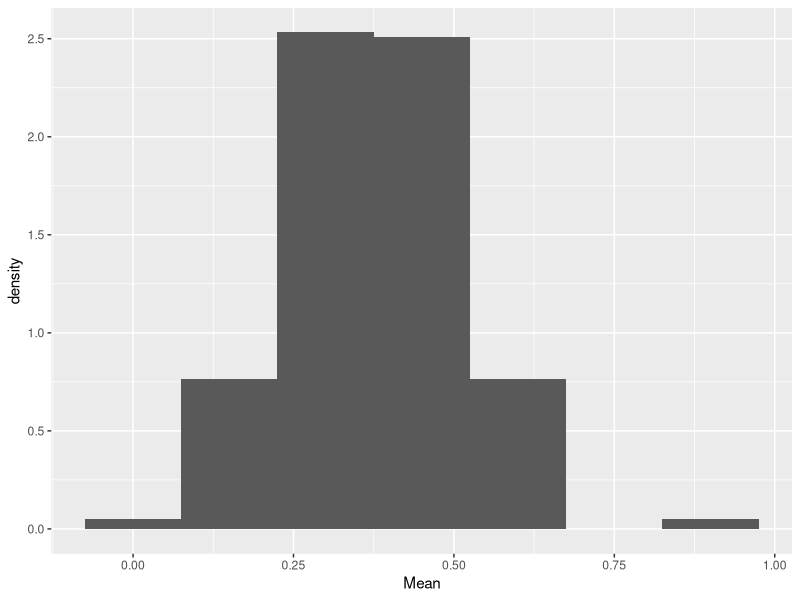
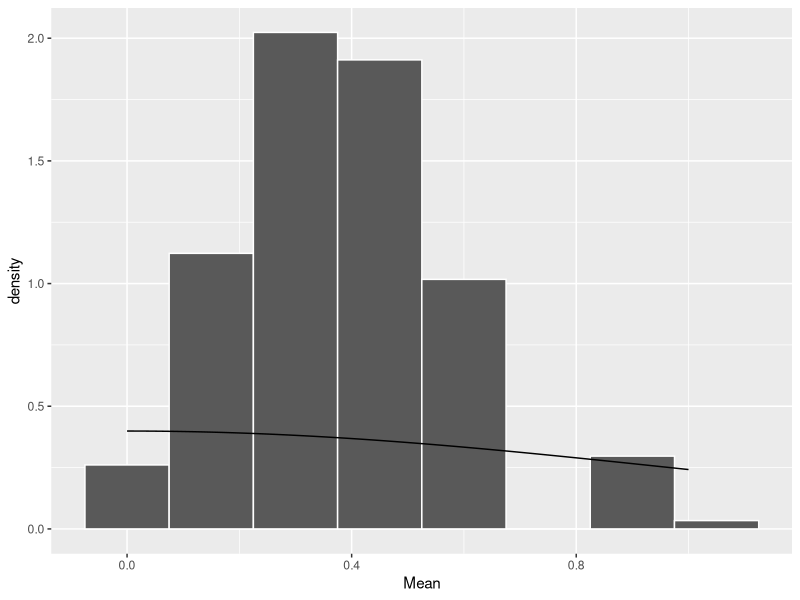

Source code (R) for these figures, in order:
################################################################################

# Stat 240 - Non-parametric Statistics
# Homework 1
# Due: 02/20/15

# Rebecca Barter
# Andrew Do
# Kellie Ottobonni

################################################################################

# Libraries and seed
library(dplyr,warn.conflicts = FALSE, quietly=TRUE)
library(ggplot2)
library(xtable)
set.seed(1337)

################################################################################

# Functions

SampleFromBox <- function(x, size, replace= TRUE, prob = NULL, iter = 1) {
  # Samples tickets from the box.  In the case of one ticket, overrides R's
  # default of sampling from 1:x
  # Arguments:
  #   x - a vector supplying elements from which to choose.  "Tickets in box"
  #   size - positive number, size of sample to draw
  #   replace - boolean that toggles replacement
  #   prob - vector of probability weights or ticket counts
  #   iter - number of trials to perform
  # Returns:
  #   A vector of length iter with the means of samples of size elements 
  #   drawn from x
  if (length(x) <= 1) {
    return(rep(x, iter))
  } else {
    return(vapply(1:iter, function(n){
      mean(sample(x, size, replace = replace, prob = prob))
    }, FUN.VALUE = 1))
  }
}

StandardError <- function(x, n, replace = TRUE) {
  # Computes the standard error
  # Arguments:
  #   x - a vector of ticket values from the box model
  #   n - sample size
  # Returns
  #   standard error of the sample mean in the box model
  N <- length(x) # Number of tickets in box
  if (replace) {
    se <- sqrt((N-1)/N/n) * sd(x)
  } else {
    # Finite population correction
    se <- sqrt((N-n)/N/n) * sd(x)
  }
  return(se)
}

ExactProb <- function(z.values, mean, se, cdf, sample.size, lower.tail = FALSE, ...) {
  # Computes the exact probability of P(Xbar > z_i) for z_1, ..., z_max
  # Arguments:
  #   z.values - vector of z's to consider
  #   mean - expected value of Xbar
  #   se - standard error of xbar
  #   cdf - distribution function to use (e.g. pbinom, phyper)
  #   sample.size - size of samples
  #   lower.tail - logical value.  If TRUE, calculates P(Xbar <= z*se).
  #     else calculates P(Xbar < z*se)
  #   ... - arguments to pass to cdf
  # Returns:
  #   Vector of length(z) probabilities
  vapply(z.values, 
         function(z) {sample.size*mean + z * sample.size * se},
         FUN.VALUE = 1) %>%  
    vapply(FUN = function(q) cdf(q, lower.tail = lower.tail, ...), FUN.VALUE = 1)
}

EmpiricalProbEst <- function(z.values, sample, mean, se, lower.tail = FALSE) {
  # Estimates probability of a certain z-score from data
  # Arguments:
  #   z.values - vector of z's to consider
  #   sample - data from which to make the estimates
  #   mean - expected value of Xbar
  #   se - standard error of Xbar
  #   lower.tail - logical value.  If TRUE, calculates P(Xbar <= z*se).
  #     else calculates P(Xbar < z*se)
  # Returns:
  #   Vector of length(z) probability estimates
  n <- length(sample)
  vapply(z.values, function(z) mean + z * se, FUN.VALUE = 1) %>%
    vapply(FUN = function(q) {
      if (lower.tail) {
        sum(sample <= q)/n
      } else {
        sum(sample > q)/n
      }
    }, FUN.VALUE = 1)
}

NormalProbEst <- function(z.values, mean, se, n, lower.tail = FALSE) {
  # Estimates probability of a certain z-score using normal approximation
  # with continuity correction
  # Arguments:
  #   z.values - vector of z's to consider
  #   mean - expected value of Xbar
  #   se - standard error of Xbar
  #   n - the size of the samples
  #   lower.tail - logical value.  If TRUE, calculates P(Xbar <= z*se).
  #     else calculates P(Xbar < z*se)
  # Returns:
  #   Vector of max.z probability estimates
  vapply(z.values, function(z) n*mean + z * n * se, FUN.VALUE = 1) %>%
    vapply(FUN = function(q) {
      pnorm(q - 1/2*(1-lower.tail) + 1/2*lower.tail, 
            mean = n*mean, sd = n*se, lower.tail = lower.tail)
    }, FUN.VALUE = 1)
}
################################################################################

########################
# Problems 1-4

# Set the problem here
problem = 1
samp.size <- 6 # Sample size

if (problem == 1) {
  tickets <- c(rep(0, 7), rep(1, 5))
} else if (problem == 2) {
  tickets <- c(rep(0, 98), rep(1, 2))
} else if (problem == 3) {
  tickets <- 1:12
} else if (problem == 4) {
  tickets <- c(1:11, 30)
} else {
  tickets <- 'a load of rubbish'
}

one.count <- sum(tickets == 1) # Number of 1's
zero.count <- sum(tickets == 0) # Number of 0's
prob1 <- one.count/(one.count + zero.count)

# With replacement
mean.wr <- mean(tickets)
se.wr <- StandardError(tickets, samp.size , replace = TRUE)

sample.wr <- SampleFromBox(x = tickets, size = samp.size , 
                           replace = TRUE, iter = 100000)

hist.wr <- data.frame(Mean = sample.wr) %>%
  ggplot(aes(x=Mean)) + geom_histogram(aes( y=..density..), binwidth = .15, col = "white") +
  stat_function(data=data.frame(x=c(0,1)), aes(x=x), 
                fun=dnorm, arg=list(mean=mean.wr, sd=se.wr))

# Table for with replacement
prob.wr <- data.frame(z = c(-4:-1, 1:4))

if(problem<=2) {
  tmp1 <- ExactProb(1:4, mean = mean.wr, se = se.wr, 
            cdf = pbinom, sample.size = samp.size, 
            size = samp.size , prob = prob1, lower.tail = FALSE)
  tmp2 <- ExactProb(-4:-1, mean = mean.wr, se = se.wr, 
            cdf = pbinom, sample.size = samp.size, 
            size = samp.size , prob = prob1, lower.tail = TRUE)
  prob.wr <- mutate(prob.wr, Exact = c(tmp2, tmp1))
}

tmp3 <- EmpiricalProbEst(1:4, sample = sample.wr, 
                         mean = mean.wr, se = se.wr, lower.tail = FALSE)
tmp4 <- EmpiricalProbEst(-4:-1, sample = sample.wr, 
                         mean = mean.wr, se = se.wr, lower.tail = TRUE)
tmp5 <- NormalProbEst(1:4, mean = mean.wr, se = se.wr, 
                      n = samp.size , lower.tail = FALSE)
tmp6 <- NormalProbEst(-4:-1, mean = mean.wr, se = se.wr,
                      n = samp.size, lower.tail = TRUE)

prob.wr <- mutate(prob.wr, 
                  EmpiricalEst = c(tmp4, tmp3),
                  NormalApprox = c(tmp6, tmp5)) %>%
  round(4)

# No replacement
mean.nr <- mean(tickets)
se.nr <- StandardError(tickets, samp.size , replace = FALSE)

sample.nr <- SampleFromBox(x = tickets, size = samp.size, 
                           replace = FALSE, iter = 100000)

hist.nr <- data.frame(Mean = sample.nr) %>%
  ggplot(aes(x=Mean)) + geom_histogram(aes( y=..density..), binwidth = .15)

# Table for without replacement
prob.nr <- data.frame(z = c(-4:-1, 1:4))

if(problem <= 2) {
  tmp1 <- ExactProb(1:4, mean = mean.nr, se = se.nr, 
            cdf = phyper, sample.size = samp.size, 
            m = one.count, n = zero.count, 
            k = samp.size, lower.tail = FALSE)
  tmp2 <- ExactProb(-4:-1, mean = mean.nr, se = se.nr, 
            cdf = phyper, sample.size = samp.size , 
            m = one.count, n = zero.count, 
            k = samp.size , lower.tail = TRUE)
  prob.nr <- mutate(prob.nr, Exact = c(tmp2, tmp1))
}

tmp3 <- EmpiricalProbEst(1:4, sample = sample.nr, mean = mean.nr, 
                         se = se.nr, lower.tail = FALSE)
tmp4 <- EmpiricalProbEst(-4:-1, sample = sample.nr, 
                         mean = mean.nr, se = se.nr, lower.tail = TRUE)

tmp5 <- NormalProbEst(1:4, mean = mean.nr, se = se.nr, 
                      n = samp.size , lower.tail = FALSE)
tmp6 <- NormalProbEst(-4:-1, mean = mean.nr, se = se.nr, 
                      n = samp.size, lower.tail = TRUE)

prob.nr <- mutate(prob.nr, 
                  EmpiricalEst = c(tmp4, tmp3),
                  NormalApprox = c(tmp6, tmp5)) %>%
  round(4)

remove('tmp1', 'tmp2', 'tmp3', 'tmp4', 'tmp5', 'tmp6')